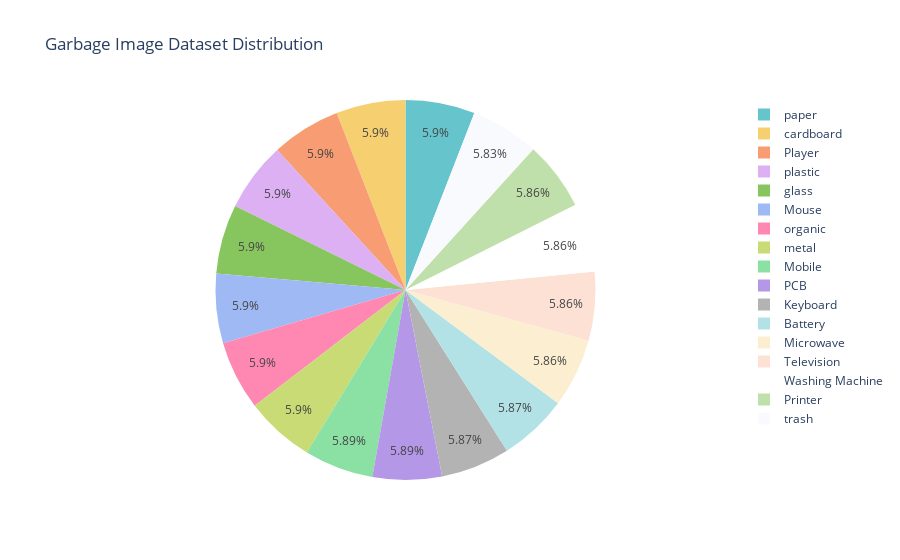

Write notebook code for a chart like this one.
### Code cell
sizes = [len(os.listdir(os.path.join("dataset/balanced_waste_images", class_name))) for class_name in class_names]

rootPath = "dataset/balanced_waste_images"
class_names = os.listdir(rootPath)

fig = px.pie(
    names=class_names,
    values=sizes,
    title="Garbage Image Dataset Distribution",
    color_discrete_sequence=px.colors.qualitative.Pastel
)
fig.show()

### Figure 1 — Plotly figure (JSON) as saved in the notebook; plotly's stock layout.template omitted (floating-point values rounded to 4 significant figures)
{"data": [{"domain": {"x": [0, 1], "y": [0, 1]}, "hovertemplate": "label=%{label}<br>value=%{value}<extra></extra>", "labels": ["Microwave", "paper", "cardboard", "Television", "Player", "plastic", "trash", "glass", "Mouse", "Keyboard", "Washing Machine", "Mobile", "organic", "PCB", "metal", "Battery", "Printer"], "legendgroup": "", "name": "", "showlegend": true, "type": "pie", "values": [397, 400, 400, 397, 400, 400, 395, 400, 400, 398, 397, 399, 400, 399, 400, 398, 397]}], "layout": {"legend": {"tracegroupgap": 0}, "piecolorway": ["rgb(102, 197, 204)", "rgb(246, 207, 113)", "rgb(248, 156, 116)", "rgb(220, 176, 242)", "rgb(135, 197, 95)", "rgb(158, 185, 243)", "rgb(254, 136, 177)", "rgb(201, 219, 116)", "rgb(139, 224, 164)", "rgb(180, 151, 231)", "rgb(179, 179, 179)"], "title": {"text": "Garbage Image Dataset Distribution"}}}
